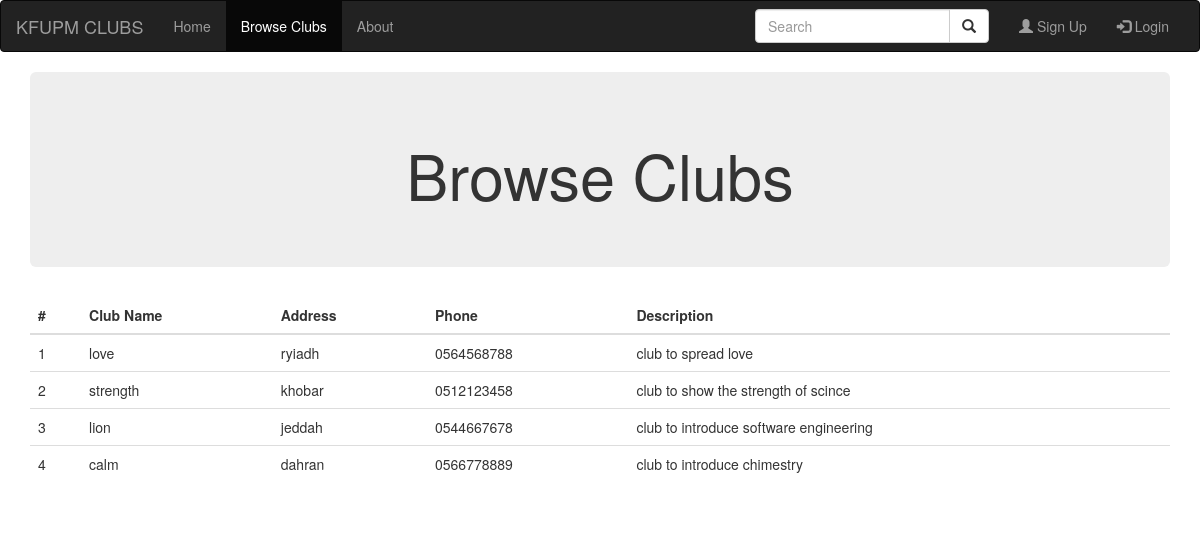
The app's page /pages/browse.php with its own data.
### tables this page shows
CREATE TABLE `Club` (
ID int NOT NULL AUTO_INCREMENT,
Name varchar(15) NOT NULL,
Address varchar(30) NOT NULL,
Phone varchar(20) NOT NULL,
Descr varchar(50) NOT NULL,
DepartmentID int NOT NULL,
StatusID int NOT NULL,
primary key(ID),
foreign key (StatusID) references Status(ID),
foreign key (DepartmentID) references Department(ID)
);

### php/clubs_table.php (the view, shortened to what this page needs)
<?php
$server = 'kstds.ca8twtlpsix7.me-south-1.rds.amazonaws.com';
	$port = 3306;
	$db_username = 'admin';
	$db_password = 'KFUPM123';
	$db_name = 'kstds';
	$isadmin = false;
	$userid = null;
	if( isset($_SESSION['username'])){
		$username = $_SESSION['username'];
		$mysqli2 = new mysqli($server .":" .$port, $db_username, $db_password, $db_name);
	if(! $mysqli2) {
		die('Failed to connect to database' .mysqli_error());
	}
	$sql_query2 = "SELECT ID,UserTypeID FROM User WHERE UserName='$username'";
	$result = mysqli_query($mysqli2, $sql_query2)
		or die("Failed to query database" .$mysqli2 -> connect_error);
		if( mysqli_num_rows($result) > 0 ) {
							while($row = mysqli_fetch_assoc($result)) {
								$userid=$row['ID'];
								if($row['UserTypeID'] == 1 || $row['UserTypeID'] == 2){
				$isadmin = true;
			echo "<div class=\"table-responsive\">
  <table class=\"table\">
    <thead>
      <tr>
        <th>#</th>
		<th>Select</th>
        <th>Club Name</th>
        <th>Address</th>
        <th>Phone</th>
        <th>Description</th>
        <th>Number of Members</th>
        <th>Number of Projects</th>
      </tr>
    </thead>
    <tbody>";
		} else{
			echo "<div class=\"table-responsive\">
  <table class=\"table\">
    <thead>
      <tr>
        <th>#</th>
		<th>Select</th>
        <th>Club Name</th>
        <th>Address</th>
        <th>Phone</th>
        <th>Description</th>
      </tr>
    </thead>
    <tbody>";
		}
							}
						} else {
							die("Failed to retrieve any Clubs");
	}
	} else{
			echo "<div class=\"table-responsive\">
  <table class=\"table\">
    <thead>
      <tr>
        <th>#</th>
        <th>Club Name</th>
        <th>Address</th>
        <th>Phone</th>
        <th>Description</th>
      </tr>
    </thead>
    <tbody>";
	}
	$mysqli = new mysqli($server .":" .$port, $db_username, $db_password, $db_name);
	if( isset($_SESSION['username'])){
		if($isadmin){
	  $sql_query = "SELECT a.ID, a.Name, a.Address, a.Phone, a.Descr, b.sno, b.pno FROM Club a JOIN (Select c.ClubID , c.sno as sno, d.pno as pno from (SELECT ClubID, COUNT(*) AS sno FROM ClubMember GROUP BY ClubID) c join (SELECT ClubID, COUNT(*) AS pno FROM Project GROUP BY ClubID) d on c.ClubID=d.ClubID) b ON a.ID=b.ClubID;";
	$result = mysqli_query($mysqli, $sql_query)
		or die("Failed to query database" .$mysqli -> connect_error);
	if(mysqli_num_rows($result) > 0) {
		$count = 1;
		while($row = mysqli_fetch_assoc($result)) {
			echo "<tr>";
			echo "<td>" .$count ."</td>";
			$count = $count + 1;
			echo "<td>";
			echo "<input name='jclub_id[]' type=\"checkbox\" value='" .$row['ID'] ."," .$userid ."," .$isadmin ."'>";
			echo "</td>";
			echo "<td>" .$row['Name'] ."</td>";
			echo "<td>" .$row['Address'] ."</td>";
			echo "<td>" .$row['Phone'] ."</td>";
			echo "<td>" .$row['Descr'] ."</td>";
			echo "<td>" .$row['sno'] ."</td>";
			echo "<td>" .$row['pno'] ."</td>";
			echo "</tr>";
		}
	} else {
		die("Failed to retrieve any clubs");
	}
  } else{
	   $sql_query = "SELECT ID, Name, Address, Phone, Descr FROM Club;";
	$result = mysqli_query($mysqli, $sql_query)
		or die("Failed to query database" .$mysqli -> connect_error);
	if(mysqli_num_rows($result) > 0) {
		$count = 1;
		while($row = mysqli_fetch_assoc($result)) {
			echo "<tr>";
			echo "<td>" .$count ."</td>";
			$count = $count + 1;
			echo "<td>";
			echo "<input name='jclub_id[]' type=\"checkbox\" value='" .$row['ID'] ."," .$userid ."," .$isadmin ."'>";
			echo "</td>";
			echo "<td>" .$row['Name'] ."</td>";
			echo "<td>" .$row['Address'] ."</td>";
			echo "<td>" .$row['Phone'] ."</td>";
			echo "<td>" .$row['Descr'] ."</td>";
			echo "</tr>";
		}
	} else {
		die("Failed to retrieve any clubs");
	}
  }
	} else{
		$sql_query = "SELECT ID, Name, Address, Phone, Descr FROM Club;";
	$result = mysqli_query($mysqli, $sql_query)
		or die("Failed to query database" .$mysqli -> connect_error);
	if(mysqli_num_rows($result) > 0) {
		$count = 1;
		while($row = mysqli_fetch_assoc($result)) {
			echo "<tr>";
			echo "<td>" .$count ."</td>";
			$count = $count + 1;
			echo "<td>" .$row['Name'] ."</td>";
			echo "<td>" .$row['Address'] ."</td>";
			echo "<td>" .$row['Phone'] ."</td>";
			echo "<td>" .$row['Descr'] ."</td>";
			echo "</tr>";
		}
	} else {
		die("Failed to retrieve any clubs");
	}
	}
echo "</tbody>
  </table>
  </div>";
?>

### pages/browse.php (shortened to what this page needs)
<!DOCTYPE html>
<html lang="en">
<head>
  <link rel="stylesheet" href="https://maxcdn.bootstrapcdn.com/bootstrap/3.4.1/css/bootstrap.min.css">
</head>
<body>
<div id="nav-placeholder">
<?php
	include '../php/navigation.php';
?>
</div>
<div class="container">
	<div class="jumbotron" style="text-align: center;">
		<h1>Browse Clubs</h1>
	</div>
<form action="php/join_action.php" method="POST">
  <?php
	include '../php/clubs_table.php';
  ?>
  </form>
</div>
</body>
</html>

### php/navigation.php (shortened to what this page needs)
<?php
if(isset($_SESSION['page_name'])) {
	printUniversal(0);
	$index = 'index.php';
	$index_text = 'Home';
	noDropdown($index, $index_text, "");
	printUniversal(1);
	if(checkUser()) {
		$logout = 'logout.php';
		$logout_text = 'Logout';
		withGlyph($logout, $logout_text, "php/", "glyphicon glyphicon-log-out");
	} else {
		$sign_up = 'sign_up.php';
		$sign_up_text = 'Sign Up';
		withGlyph($sign_up, $sign_up_text, "pages/", "glyphicon-user");
	}
	printUniversal(2);
} else {
	echo "Failed to load Naviagion bar";
}
function noDropdown($link, $text, $extension) {
	$active_text = checkActive($link);
	echo "<li" .$active_text ."><a href=\"" .$extension .$link ."\">" .$text ."</a></li>";
}
function withGlyph($link, $text, $extension, $glyph) {
	$active_text = checkActive($link);
	echo "<li" .$active_text ."><a href=\"" .$extension .$link ."\"><span class=\"glyphicon " .$glyph ."\"></span> " .$text ."</a></li>";
}
function checkActive($link) {
	$page_name = $_SESSION['page_name'];
	if($page_name == $link)
		return active();
	else
		return "";
}
function active() {
	return " class=\"active\"";
}
function checkUser() {
	if( isset( $_SESSION['logged_in']) ) {
	$logged = $_SESSION['logged_in'];
	if($logged == true)
		return true;
	else
		return false;
	} else {
		return false;
	}
}
function printUniversal($num) {
	if($num == 0) {
		$website_name = "KFUPM CLUBS";
		echo "<nav class=\"navbar navbar-inverse\">
		  <div class=\"container-fluid\">";
		echo "
			<div class=\"navbar-header\">
			  <button type=\"button\" class=\"navbar-toggle\" data-toggle=\"collapse\" data-target=\"#myNavbar\">
				<span class=\"icon-bar\"></span>
				<span class=\"icon-bar\"></span>
				<span class=\"icon-bar\"></span>
			  </button>
			  <a class=\"navbar-brand\" href=\"#\">" .$website_name ."</a>
			</div>
			";
		echo "<div class=\"collapse navbar-collapse\" id=\"myNavbar\">
			  <ul class=\"nav navbar-nav\">";
	} else if($num == 1) {
		echo "</ul>
		  <ul class=\"nav navbar-nav navbar-right\">
			<form class=\"navbar-form navbar-left\" action=\"/action_page.php\">
			  <div class=\"input-group\">
				<input type=\"text\" class=\"form-control\" placeholder=\"Search\">
				<div class=\"input-group-btn\">
				  <button class=\"btn btn-default\" type=\"submit\">
					<i class=\"glyphicon glyphicon-search\"></i>
				  </button>
				</div>
			  </div>
			</form>";
	} else if($num == 2) {
		echo "</ul>
		</div>
	  </div>
	</nav>";
	}
}
?>

### records on screen
club: Name "love", Address "ryiadh", Phone "0564568788", Descr "club to spread love"
club: Name "strength", Address "khobar", Phone "0512123458", Descr "club to show the strength of scince"
club: Name "lion", Address "jeddah", Phone "0544667678", Descr "club to introduce software engineering"
club: Name "calm", Address "dahran", Phone "0566778889", Descr "club to introduce chimestry"

### other values on screen
$website_name "KFUPM CLUBS"
$text "Home Browse Clubs About"
$text "Sign Up Login"
